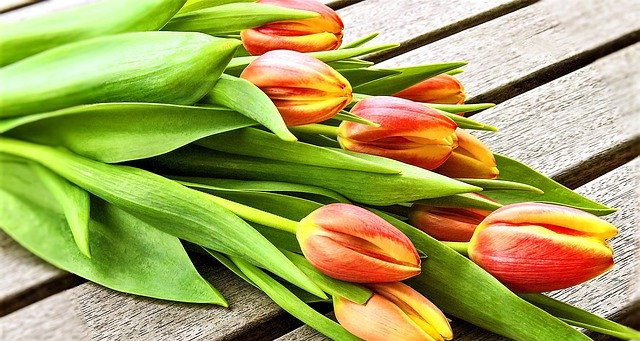
#> input picture opencv/study/PythonCode/images/img10.jpg, 640 x 341 px
$ python c2_noiseCancelling.py
#> lines starting #> are read from the running program, lines starting #| are printed output that depends on the picture; after the words box and inside, x2 and y2 are one past the last pixel; in counts of white or black regions, pixels touching at a corner belong together
### opencv/study/PythonCode/imgRead.py
import cv2

# 영상을 불러오기
def imgRead(imgPath, imgReadType, imgResWidth, imgResHeight):
#> called with imgPath = './images/img10.jpg', imgReadType = 0, imgResWidth = 320, imgResHeight = 240
    img = cv2.imread(imgPath, imgReadType)
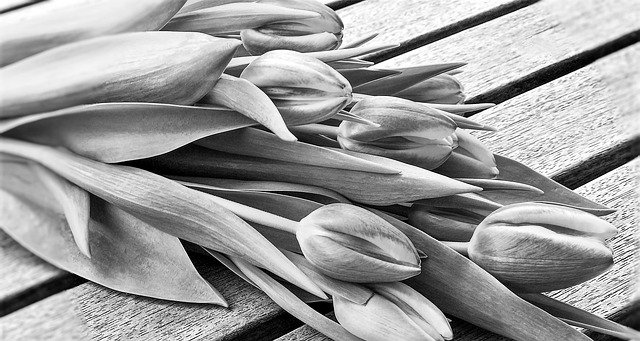
#> img: shape (341, 640); min 0, max 255, mean 154.5
    if imgResHeight != 0 | imgResWidth != 0:
        img = cv2.resize(img, (imgResWidth, imgResHeight))
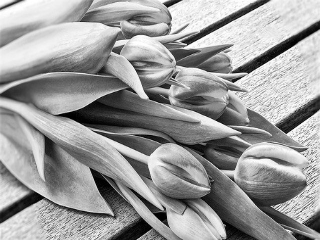
#> img: shape (240, 320); min 0, max 255, mean 154.4
    return img

### opencv/study/PythonCode/createFolder.py
import os

# 폴더 생성하기
def createFolder(dir):
    try:
        if not os.path.exists(dir):
            os.makedirs(dir)
    except OSError:
        print ('Error: createFolder')

### opencv/study/PythonCode/c2_noiseCancelling.py
# 잡음 제거 예제 (c2_noiseCancelling.py)

# 관련 라이브러리 선언
import numpy as np
import cv2
from imgRead import imgRead
from createFolder import createFolder

# 영상 읽기
img1 = imgRead("./images/img10.jpg", cv2.IMREAD_GRAYSCALE, 320, 240)

# 잡음 추가
h, w = img1.shape
#> h = 240; w = 320
sort_pepper_ratio = (np.uint32)((h * w) * 0.1)
#> sort_pepper_ratio = 7680
sort_noise_x = np.full(shape=[sort_pepper_ratio], fill_value=0, dtype=np.uint16)
#> sort_noise_x = 7680 values from 0 to 0
sort_noise_y = np.full(shape=[sort_pepper_ratio], fill_value=0, dtype=np.uint16)
#> sort_noise_y = 7680 values from 0 to 0
pepper_noise_x = np.full(shape=[sort_pepper_ratio], fill_value=0, dtype=np.uint16)
#> pepper_noise_x = 7680 values from 0 to 0
pepper_noise_y = np.full(shape=[sort_pepper_ratio], fill_value=0, dtype=np.uint16)
#> pepper_noise_y = 7680 values from 0 to 0
gaussian_noise = np.full(shape=[h,w], fill_value=0, dtype=np.uint8)

cv2.randu(sort_noise_x, 0, w); cv2.randu(sort_noise_y, 0, h)
cv2.randu(pepper_noise_x, 0, w); cv2.randu(pepper_noise_y, 0, h)
cv2.randn(gaussian_noise, 0, 20)
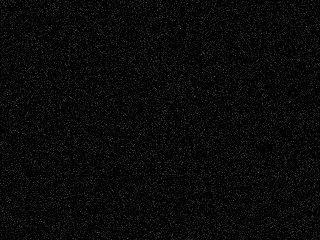
#> gaussian_noise: shape (240, 320); min 0, max 91, mean 7.9

sort_pepper_img = cv2.copyTo(img1, None)
gaussian_noise_img = cv2.add(img1, gaussian_noise)
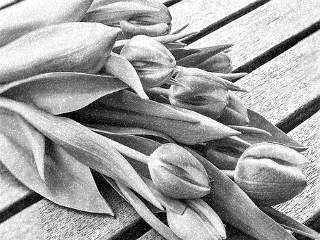
#> gaussian_noise_img: shape (240, 320); min 0, max 255, mean 161.9
for i in range(sort_pepper_ratio):
     sort_pepper_img[sort_noise_y[i], sort_noise_x[i]] = 255
     sort_pepper_img[pepper_noise_y[i], pepper_noise_x[i]] = 0
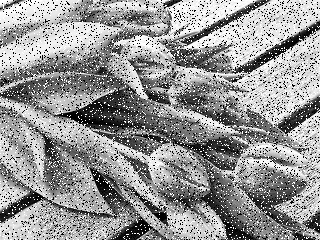
#> sort_pepper_img: shape (240, 320); 18.08% of pixels changed, all inside (x1, y1, x2, y2) = (0, 0, 320, 240)

# 잡음 제거
ksize1 = 3; ksize2 = 5
res1 = cv2.medianBlur(sort_pepper_img, ksize1)
res2 = cv2.medianBlur(sort_pepper_img, ksize2)
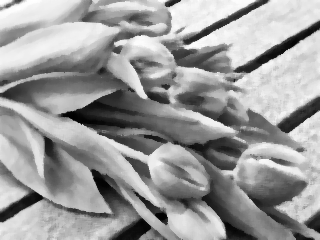
#> res2: shape (240, 320); min 1, max 255, mean 155
res3 = cv2.blur(gaussian_noise_img, (ksize1, ksize1))
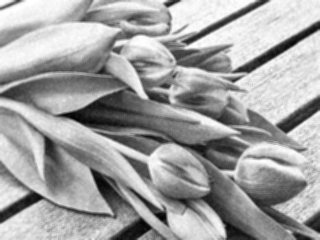
#> res3: shape (240, 320); min 2, max 255, mean 161.9
res4 = cv2.GaussianBlur(gaussian_noise_img, (ksize1, ksize1), 0)
res5 = cv2.bilateralFilter(gaussian_noise_img, -1, 20, ksize1)

# 결과 영상 출력
displays = [("input1", img1),
            ("noise(sort_prpper) img", sort_pepper_img),
            ("gaussian noise", gaussian_noise),
            ("noise(gaussian) img", gaussian_noise_img),
            ("res1", res1),
            ("res2", res2),
            ("res3", res3),
            ("res4", res4),
            ("res5", res5)]
for (name, out) in displays:
    cv2.imshow(name, out)
#> this loop made 9 passes
#> name on passes 1 to 9: 'input1', 'noise(sort_prpper) img', 'gaussian noise', 'noise(gaussian) img', 'res1', 'res2', 'res3', 'res4', 'res5'

# 키보드 입력을 기다린 후 모든 영상창 닫기
cv2.waitKey(0)
cv2.destroyAllWindows()

# 영상 저장
save_dir = './code_res_imgs/c2_noiseCancelling'
createFolder(save_dir)
for (name, out) in displays:
    cv2.imwrite(save_dir + "/" + name + ".jpg", out)

$ run again, with opencv/study/PythonCode/images/img1.jpg copied over opencv/study/PythonCode/images/img10.jpg
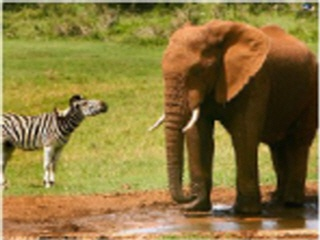
#> input picture opencv/study/PythonCode/images/img1.jpg, 320 x 240 px
#> after the loop `for i in range(sort_pepper_ratio):`:
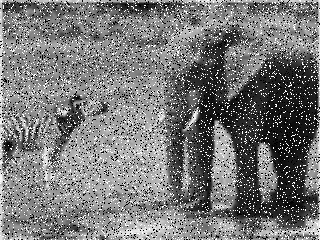
#> sort_pepper_img: shape (240, 320); min 0, max 255, mean 119.6
#> `res3 = cv2.blur(gaussian_noise_img, (ksize1, ksize1))`:
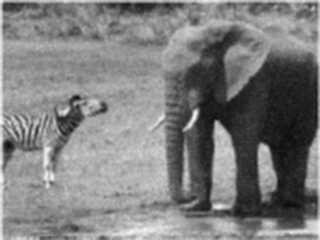
#> res3: shape (240, 320); min 11, max 251, mean 125.7
#> the loop `for (name, out) in displays:` made 9 passes
#> name on passes 1 to 8: 'input1', 'noise(sort_prpper) img', 'gaussian noise', 'noise(gaussian) img', 'res1', 'res2', 'res3', 'res4'

$ run again, with opencv/study/PythonCode/images/img11.jpg copied over opencv/study/PythonCode/images/img10.jpg
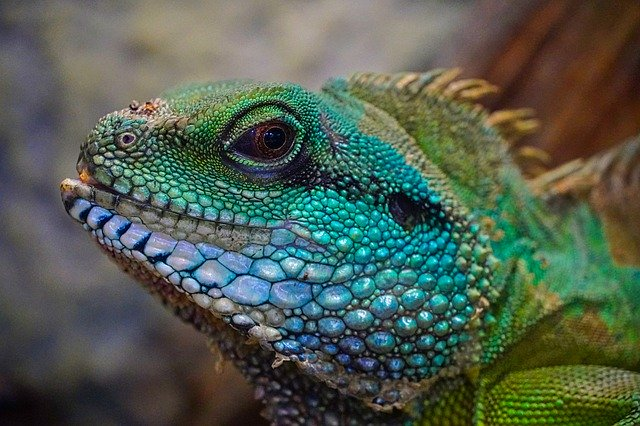
#> input picture opencv/study/PythonCode/images/img11.jpg, 640 x 426 px
#> after the loop `for i in range(sort_pepper_ratio):`:
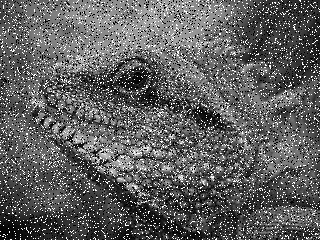
#> sort_pepper_img: shape (240, 320); min 0, max 255, mean 95.2
#> `res3 = cv2.blur(gaussian_noise_img, (ksize1, ksize1))`:
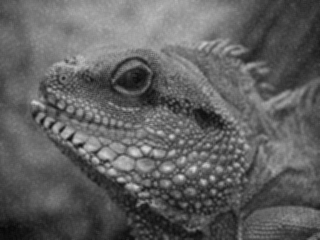
#> res3: shape (240, 320); min 6, max 222, mean 96
#> the loop `for (name, out) in displays:` made 9 passes
#> name on passes 1 to 8: 'input1', 'noise(sort_prpper) img', 'gaussian noise', 'noise(gaussian) img', 'res1', 'res2', 'res3', 'res4'

$ run again, with opencv/study/PythonCode/images/img12.jpg copied over opencv/study/PythonCode/images/img10.jpg
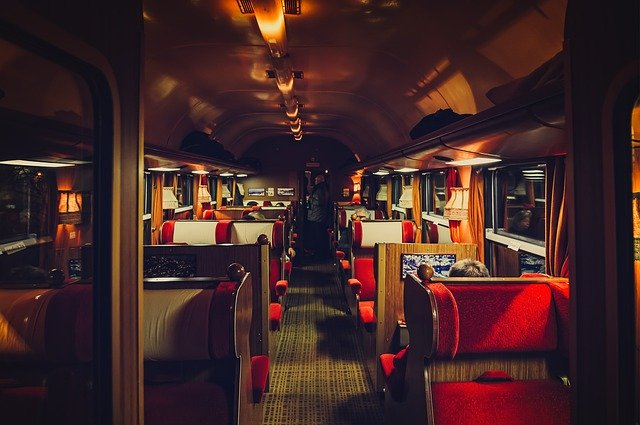
#> input picture opencv/study/PythonCode/images/img12.jpg, 640 x 425 px
#> `res3 = cv2.blur(gaussian_noise_img, (ksize1, ksize1))`:
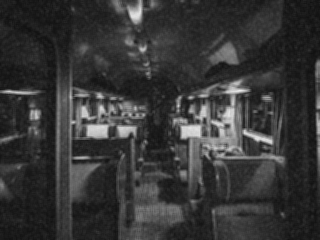
#> res3: shape (240, 320); min 17, max 234, mean 54.5
#> the loop `for (name, out) in displays:` made 9 passes
#> name on passes 1 to 8: 'input1', 'noise(sort_prpper) img', 'gaussian noise', 'noise(gaussian) img', 'res1', 'res2', 'res3', 'res4'
